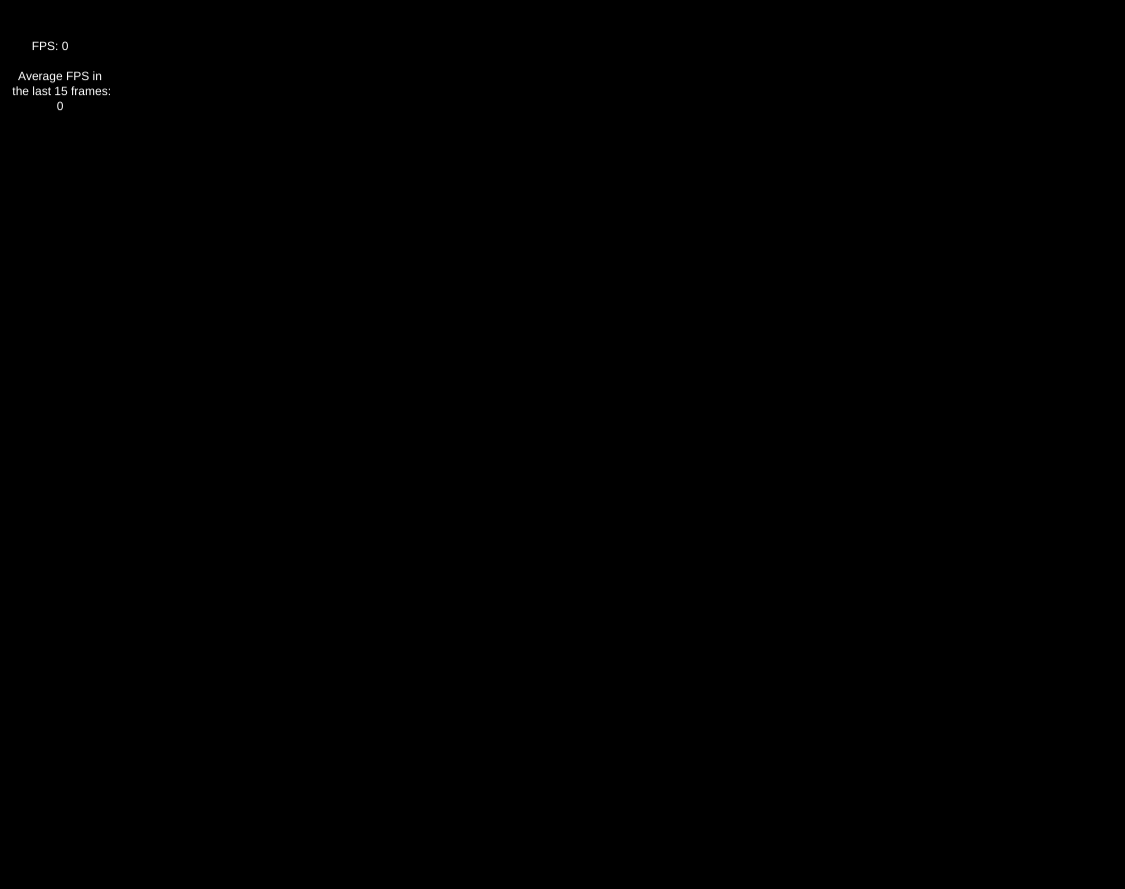
Frame 1 (no input)
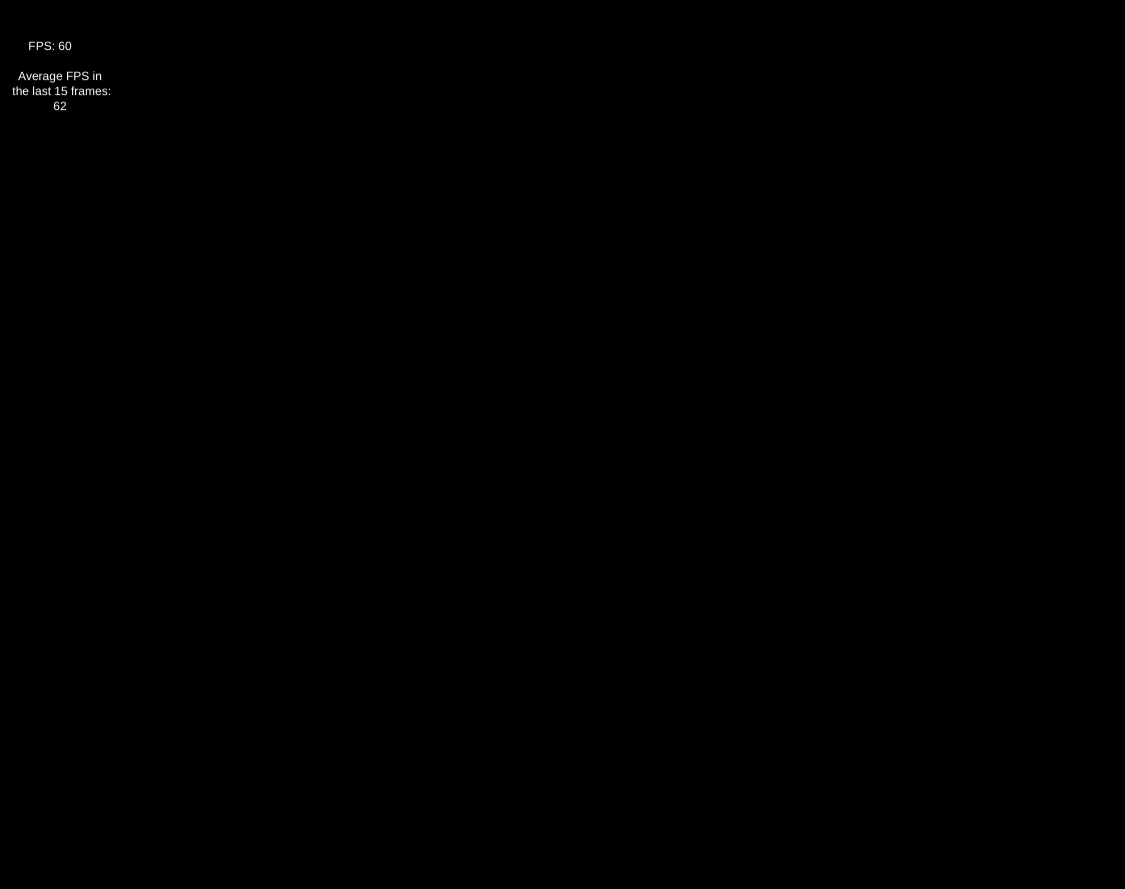
Frame 60 (no input)
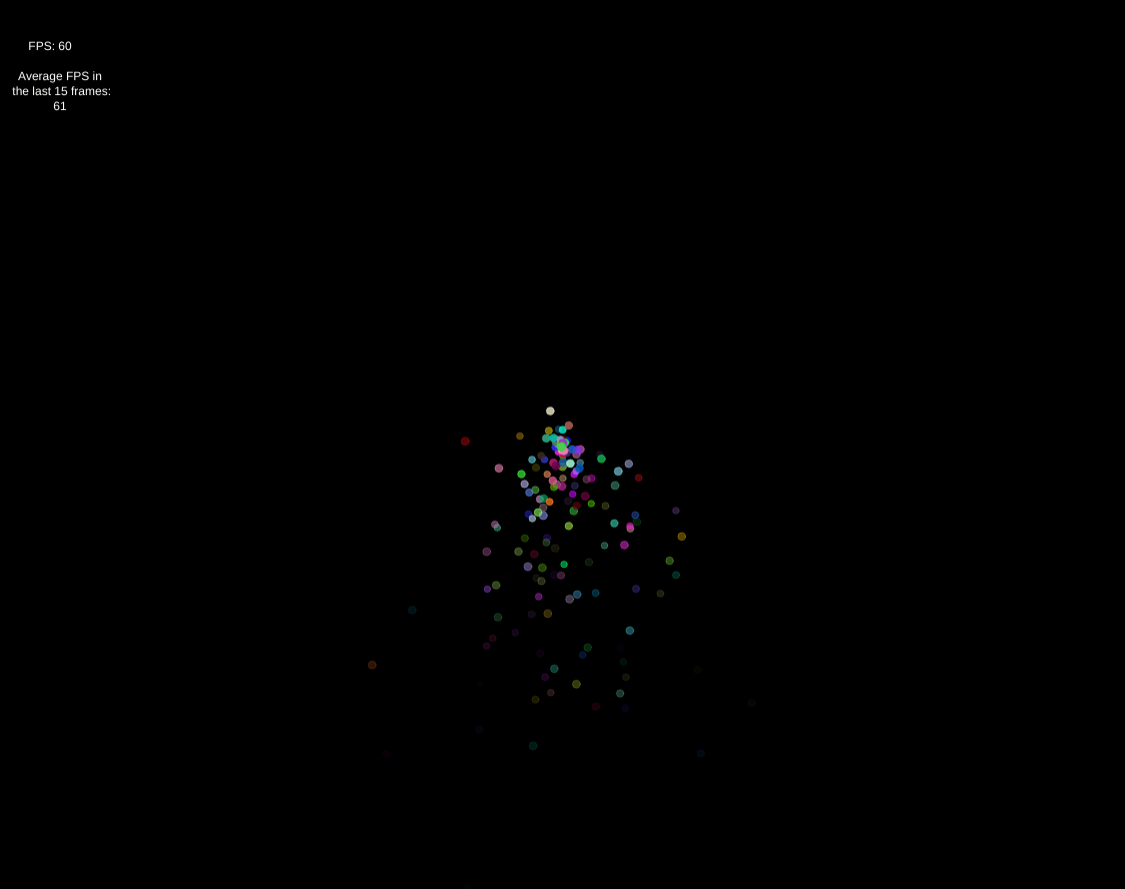
Frame 120 (the mouse pressed at the canvas centre since frame 60)

The p5.js sketch that drew these frames (run headless with seeded random() and noise() and a simulated clock; from frame 60 on, the mouse is pressed at the canvas centre):

// p5.js sketch
// ── sketch.js
// Particle System Simulation: MODIFIED!
// The Nature of Code
// The Coding Train / Daniel Shiffman
// https://youtu.be/syR0klfncCk
// https://thecodingtrain.com/learning/nature-of-code/4.1-particle-system-simulation.html
// https://editor.p5js.org/codingtrain/sketches/QRzgzQLnQ

var particles = [], fps = 0, emit = false, avgFPS = 0, fpsData = [];
function setup() {
  frameRate(60);
  createCanvas(window.innerWidth - window.innerWidth / 16, window.innerHeight - window.innerHeight / 9);
}

function draw() {
  background(0);

  push();
  fill(255); strokeWeight(0);
  if (frameCount % 15 == 0)
    fps = Math.round(frameRate());

  textAlign(CENTER);
  text("FPS: " + fps, 50, 50);
  text("Average FPS in\n the last 15 frames:\n" + avgFPS, 60, 80);
  pop();

  fpsData.push(Math.round(frameRate()));

  if (frameCount % 30 == 0) {
    fpsData.splice(0, 15); avgFPS = 0;
  }

  if (frameCount % 15 == 0) {
    for (let j = 0; j < fpsData.length; j++) {
      avgFPS += fpsData[j];
    }
    avgFPS /= fpsData.length;
  }



  if (mouseIsPressed) {
    for (let i = 0; i < 3; i++) {
      particles.push(new Particle(mouseX, mouseY));
    }
  }

  for (let particle of particles) {
    let gravity = createVector(0, 0.2);
    particle.applyForce(gravity);
    particle.update();
    particle.show();
  }

  for (let i = particles.length - 1; i >= 0; i--) {
    if (particles[i].finished()) {
      particles.splice(i, 1);
    }
  }
}


function mousePressed() {
  emit = !emit;
}

// ── particle.js
// Particle System Simulation
// The Nature of Code
// The Coding Train / Daniel Shiffman
// https://youtu.be/syR0klfncCk
// https://thecodingtrain.com/learning/nature-of-code/4.1-particle-system-simulation.html
// https://editor.p5js.org/codingtrain/sketches/QRzgzQLnQ

class Particle {
  constructor(x, y) {
    this.pos = createVector(x, y);
    this.vel = createVector();
    this.vel = (Math.round(random(0, 1)) == 1) ?
      p5.Vector.random2D() : p5.Vector.random2D();
    this.vel.setMag(random(0.5, random(2, 5)));
    this.acc = createVector(0, 0);
    this.r = 4; this.d = this.r * 2;
    this.oval = 0.00;
    this.red = Math.round(random(0, 255));
    this.green = Math.round(random(0, 255));
    this.blue = Math.round(random(0, 255));
    this.alpha = 255;
    this.lifetime = 255;
  }

  finished() {
    return this.lifetime < 1;
  }

  applyForce(force) {
    this.acc.add(force);
  }

  edges() {
    if (this.pos.y >= height - this.r) {
      this.pos.y = height - this.r;
      this.vel.y *= -1;
    }
    if (this.pos.x >= width - this.r) {
      this.pos.x = width - this.r;
      this.vel.x *= -1;
    } else if (this.pos.x <= this.r) {
      this.pos.x = this.r;
      this.vel.x *= -1;
    }
  }

  update() {
    this.edges();
    this.vel.add(this.acc);
    this.pos.add(this.vel);
    this.acc.set(0, 0);
    this.lifetime -= 5;
    if (frameCount % 15 == 0) this.alpha = this.lifetime;
  }

  show() {
    stroke(this.red, this.green, this.blue, this.alpha);
    strokeWeight(1);
    fill(this.red, this.green, this.blue, this.lifetime, this.alpha);
    this.oval = random(this.d - (this.d / 5), this.d);
    ellipse(this.pos.x, this.pos.y, this.oval, this.oval);
  }
}
